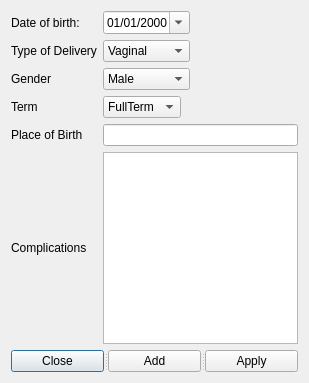
<?xml version="1.0" encoding="UTF-8"?>
<ui version="4.0">
 <class>addSiblings</class>
 <widget class="QDialog" name="addSiblings">
  <property name="geometry">
   <rect>
    <x>0</x>
    <y>0</y>
    <width>309</width>
    <height>379</height>
   </rect>
  </property>
  <property name="windowTitle">
   <string>Add Siblings</string>
  </property>
  <layout class="QGridLayout" name="gridLayout">
   <item row="9" column="0" colspan="3">
    <widget class="QSplitter" name="splitter">
     <property name="orientation">
      <enum>Qt::Horizontal</enum>
     </property>
     <widget class="QPushButton" name="closeButton">
      <property name="sizePolicy">
       <sizepolicy hsizetype="Fixed" vsizetype="Fixed">
        <horstretch>0</horstretch>
        <verstretch>0</verstretch>
       </sizepolicy>
      </property>
      <property name="text">
       <string>Close</string>
      </property>
     </widget>
     <widget class="QPushButton" name="addSibling">
      <property name="sizePolicy">
       <sizepolicy hsizetype="Fixed" vsizetype="Fixed">
        <horstretch>0</horstretch>
        <verstretch>0</verstretch>
       </sizepolicy>
      </property>
      <property name="text">
       <string>Add</string>
      </property>
     </widget>
     <widget class="QPushButton" name="editSibling">
      <property name="text">
       <string>Apply</string>
      </property>
     </widget>
    </widget>
   </item>
   <item row="0" column="1">
    <widget class="QDateEdit" name="dateOfBirth">
     <property name="alignment">
      <set>Qt::AlignCenter</set>
     </property>
     <property name="accelerated">
      <bool>true</bool>
     </property>
     <property name="maximumDate">
      <date>
       <year>2100</year>
       <month>12</month>
       <day>31</day>
      </date>
     </property>
     <property name="minimumDate">
      <date>
       <year>1900</year>
       <month>9</month>
       <day>14</day>
      </date>
     </property>
     <property name="displayFormat">
      <string>dd/MM/yyyy</string>
     </property>
     <property name="calendarPopup">
      <bool>true</bool>
     </property>
    </widget>
   </item>
   <item row="0" column="0">
    <widget class="QLabel" name="label">
     <property name="text">
      <string>Date of birth:</string>
     </property>
    </widget>
   </item>
   <item row="1" column="0">
    <widget class="QLabel" name="label_2">
     <property name="text">
      <string>Type of Delivery</string>
     </property>
    </widget>
   </item>
   <item row="2" column="1">
    <widget class="QComboBox" name="gender">
     <item>
      <property name="text">
       <string>Male</string>
      </property>
     </item>
     <item>
      <property name="text">
       <string>Female</string>
      </property>
     </item>
     <item>
      <property name="text">
       <string>Twins</string>
      </property>
     </item>
    </widget>
   </item>
   <item row="1" column="1">
    <widget class="QComboBox" name="typeOfDelivery">
     <property name="sizePolicy">
      <sizepolicy hsizetype="Preferred" vsizetype="Preferred">
       <horstretch>0</horstretch>
       <verstretch>0</verstretch>
      </sizepolicy>
     </property>
     <item>
      <property name="text">
       <string>Vaginal</string>
      </property>
     </item>
     <item>
      <property name="text">
       <string>C/S</string>
      </property>
     </item>
     <item>
      <property name="text">
       <string>D&amp;C</string>
      </property>
     </item>
    </widget>
   </item>
   <item row="7" column="0">
    <widget class="QLabel" name="label_5">
     <property name="text">
      <string>Complications</string>
     </property>
    </widget>
   </item>
   <item row="2" column="0">
    <widget class="QLabel" name="label_3">
     <property name="text">
      <string>Gender</string>
     </property>
    </widget>
   </item>
   <item row="6" column="1" colspan="2">
    <widget class="genericLineEdit" name="placeOfBirth"/>
   </item>
   <item row="1" column="2">
    <spacer name="horizontalSpacer_3">
     <property name="orientation">
      <enum>Qt::Horizontal</enum>
     </property>
     <property name="sizeHint" stdset="0">
      <size>
       <width>40</width>
       <height>20</height>
      </size>
     </property>
    </spacer>
   </item>
   <item row="6" column="0">
    <widget class="QLabel" name="label_4">
     <property name="text">
      <string>Place of Birth</string>
     </property>
    </widget>
   </item>
   <item row="3" column="0">
    <widget class="QLabel" name="label_6">
     <property name="text">
      <string>Term</string>
     </property>
    </widget>
   </item>
   <item row="3" column="1">
    <widget class="QComboBox" name="term">
     <property name="sizePolicy">
      <sizepolicy hsizetype="Fixed" vsizetype="Fixed">
       <horstretch>0</horstretch>
       <verstretch>0</verstretch>
      </sizepolicy>
     </property>
     <item>
      <property name="text">
       <string>FullTerm</string>
      </property>
     </item>
     <item>
      <property name="text">
       <string>PreTerm</string>
      </property>
     </item>
     <item>
      <property name="text">
       <string>Abortion</string>
      </property>
     </item>
     <item>
      <property name="text">
       <string>IUFD</string>
      </property>
     </item>
    </widget>
   </item>
   <item row="7" column="1" colspan="2">
    <widget class="TextEdit" name="complications">
     <property name="sizePolicy">
      <sizepolicy hsizetype="Expanding" vsizetype="Fixed">
       <horstretch>0</horstretch>
       <verstretch>0</verstretch>
      </sizepolicy>
     </property>
    </widget>
   </item>
  </layout>
 </widget>
 <customwidgets>
  <customwidget>
   <class>TextEdit</class>
   <extends>QTextEdit</extends>
   <header>textedit.h</header>
  </customwidget>
  <customwidget>
   <class>genericLineEdit</class>
   <extends>QLineEdit</extends>
   <header>genericlineedit.h</header>
  </customwidget>
 </customwidgets>
 <resources/>
 <connections/>
</ui>
